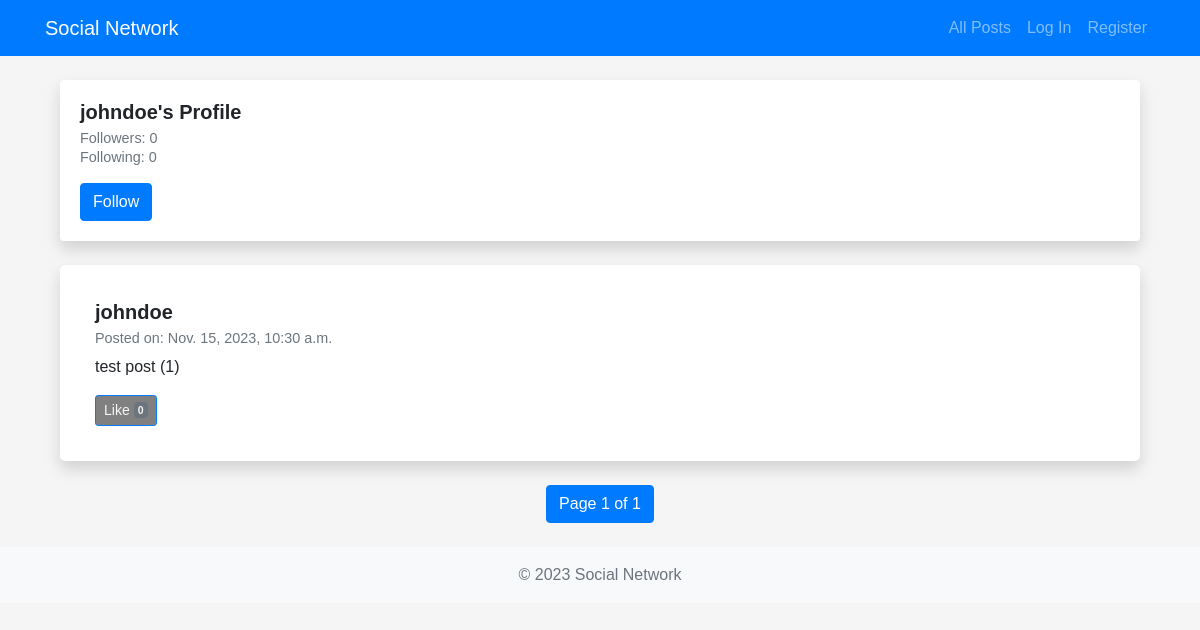
Page /profile/johndoe on the earlier database version.
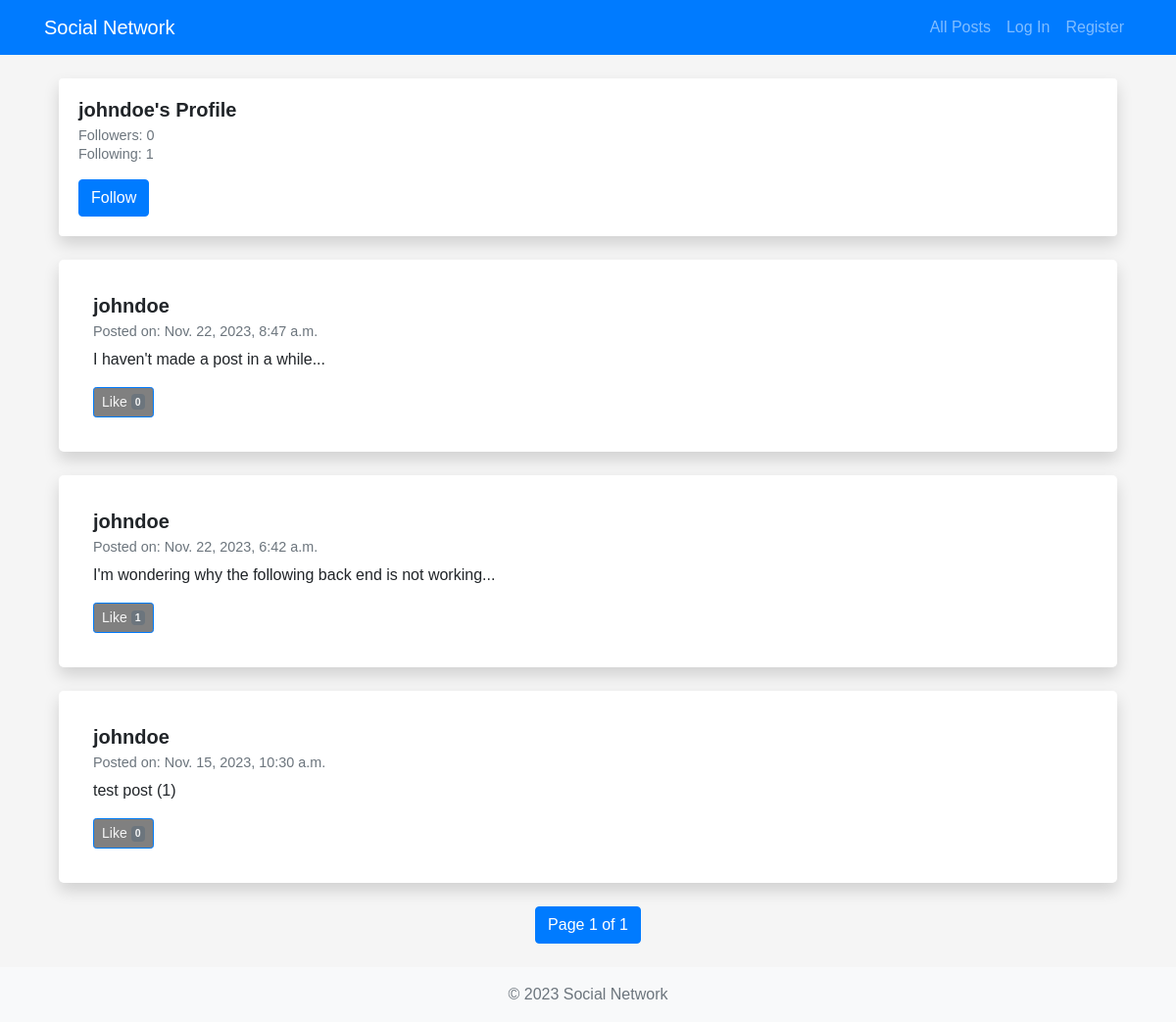
Same page on the later database version.
### network/models.py (models this page shows, shortened)
class Post (models.Model):
    post = models.CharField(max_length=500)
    user = models.ForeignKey(User, on_delete=models.CASCADE, related_name="posts")
    timestamp = models.DateTimeField(auto_now_add=True)
    likes = models.ManyToManyField(User, blank=True, related_name="liked_posts")

class User(AbstractUser):
    pass

### network/views.py (the view)
# urls.py: path("profile/<str:username>", views.profile, name="profile"),
def profile(request, username):
    user = User.objects.get(username=username)
    user_extended, created = UserExtended.objects.get_or_create(user=user)
    posts_list = Post.objects.filter(user=user).order_by('-timestamp')
    paginator = Paginator(posts_list, 10)  # Show 10 posts per page
    page_number = request.GET.get('page')
    posts = paginator.get_page(page_number)
    followers_count = user_extended.followers.count()
    following_count = user_extended.following.count()
    is_following = request.user in user_extended.followers.all()
    context = {
        'user_profile': user,
        'posts': posts,
        'followers': followers_count,
        'following': following_count,
        'is_following': is_following
    }
    return render(request, 'network/profile.html', context)

### network/templates/network/profile.html (shortened to what this page needs)
{% extends "network/layout.html" %}
{% block body %}
<div class="container mt-4">
    <div class="card mb-4 shadow">
        <div class="card-body">
            <h1 class="card-title">{{ user_profile.username }}'s Profile</h1>
            <h6 class="card-subtitle mb-2 text-muted">Followers: {{ followers }}</h6>
            <h6 class="card-subtitle mb-2 text-muted">Following: {{ following }}</h6>
            {% if user != user_profile %}
                <form method="post" action="{% url 'profile' username=user_profile.username %}">
                    <button type="submit" name="follow" class="btn btn-primary mt-2">
                        {% if is_following %}Unfollow{% else %}Follow{% endif %}
                    </button>
                </form>
            {% endif %}
        </div>
    </div>
    {% for post in posts %}
    <div class="post card shadow mb-4">
        <div class="card-body">
            <h5 class="card-title">{{ post.user.username }}</h5>
            <h6 class="card-subtitle mb-2 text-muted">Posted on: {{ post.timestamp }}</h6>
            <p id="post-content-{{ post.id }}" class="card-text">{{ post.post }}</p>
            <div class="button-group">
                <button id="like-btn-{{ post.id }}" type="button" class="btn btn-outline-primary btn-sm {% if request.user in post.likes.all %}liked{% else %}unliked{% endif %}" onclick="toggleLike('{{ post.id }}')" data-liked="{% if request.user in post.likes.all %}true{% else %}false{% endif %}">
                    Like <span class="badge bg-secondary">{{ post.likes.count }}</span>
                </button>
            </div>
        </div>
    </div>
    {% endfor %}
    <nav aria-label="Page navigation">
        <ul class="pagination justify-content-center">
            <li class="page-item active">
                <span class="page-link">
                    Page {{ posts.number }} of {{ posts.paginator.num_pages }}
                </span>
            </li>
        </ul>
    </nav>
</div>
{% endblock %}

Differences in the rows shown:
added Post: user.username "johndoe", timestamp "Nov. 22, 2023, 8:47 a.m.", post "I haven't made a post in a while...", likes.count "0"
added Post: user.username "johndoe", timestamp "Nov. 22, 2023, 6:42 a.m.", post "I'm wondering why the following back end is not working...", likes.count "1"
Other differences:
{{ following }}: "0" → "1"
